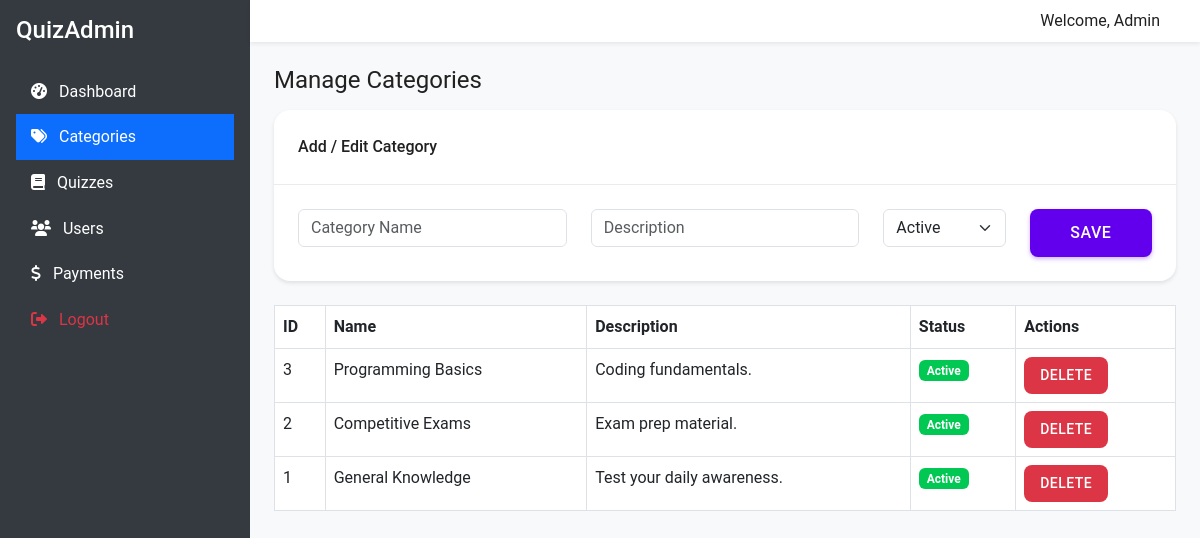
The page /admin/categories.php (signed in) on the database its author committed.
### tables this page shows
CREATE TABLE `categories` (
  `id` int(11) NOT NULL,
  `name` varchar(100) NOT NULL,
  `description` text DEFAULT NULL,
  `status` enum('active','inactive') DEFAULT 'active',
  `created_at` timestamp NOT NULL DEFAULT current_timestamp()
);

### admin/categories.php (the view, shortened to what this page needs)
<?php
require_once 'includes/header.php';
$categories = $pdo->query("SELECT * FROM categories ORDER BY id DESC")->fetchAll();
?>
<h3>Manage Categories</h3>
<div class="card mb-4">
    <div class="card-header">Add / Edit Category</div>
    <div class="card-body">
        <form method="POST">
            <div class="row">
                <div class="col-md-4">
                    <input type="text" name="name" class="form-control" placeholder="Category Name" required>
                </div>
                <div class="col-md-4">
                    <input type="text" name="description" class="form-control" placeholder="Description">
                </div>
                <div class="col-md-2">
                    <select name="status" class="form-select">
                        <option value="active">Active</option>
                    </select>
                </div>
                <div class="col-md-2">
                    <button type="submit" class="btn btn-primary w-100">Save</button>
                </div>
            </div>
        </form>
    </div>
</div>
<table class="table table-bordered bg-white">
    <thead>
        <tr>
            <th>ID</th>
            <th>Name</th>
            <th>Description</th>
            <th>Status</th>
            <th>Actions</th>
        </tr>
    </thead>
    <tbody>
        <?php foreach($categories as $cat): ?>
        <tr>
            <td><?php echo $cat['id']; ?></td>
            <td><?php echo htmlspecialchars($cat['name']); ?></td>
            <td><?php echo htmlspecialchars($cat['description']); ?></td>
            <td>
                <span class="badge bg-<?php echo $cat['status'] == 'active' ? 'success' : 'secondary'; ?>">
                    <?php echo ucfirst($cat['status']); ?>
                </span>
            </td>
            <td>
                <a href="?action=delete&id=<?php echo $cat['id']; ?>" class="btn btn-sm btn-danger" onclick="return confirm('Are you sure?')">Delete</a>
            </td>
        </tr>
        <?php endforeach; ?>
    </tbody>
</table>
<?php require_once 'includes/footer.php'; ?>

### assets/css/style.css (style rules this page uses)
:root { --primary-color: #6200ee; --primary-light: #9d46ff; --primary-dark: #0a00b6; --secondary-color: #03dac6; --secondary-light: #66fff9; --secondary-dark: #00a896; --surface-color: #ffffff; --background-color: #f5f5f5; --error-color: #b00020; --success-color: #00c853; --warning-color: #ffab00; --text-primary: #212121; --text-secondary: #666666; --text-disabled: #9e9e9e; --border-radius: 8px; --border-radius-lg: 16px; --border-radius-xl: 24px; --shadow-1: 0 2px 4px rgba(0, 0, 0, 0.1); --shadow-2: 0 4px 8px rgba(0, 0, 0, 0.12); --shadow-3: 0 8px 16px rgba(0, 0, 0, 0.14); --shadow-4: 0 16px 32px rgba(0, 0, 0, 0.16); --transition: all 0.3s cubic-bezier(0.4, 0, 0.2, 1); }
* { margin: 0; padding: 0; box-sizing: border-box; }
body { font-family: 'Roboto', 'Segoe UI', Arial, sans-serif; background-color: var(--background-color); color: var(--text-primary); line-height: 1.6; -webkit-font-smoothing: antialiased; -moz-osx-font-smoothing: grayscale; }
h1, h2, h3, h4, h5, h6 { font-weight: 500; line-height: 1.2; margin-bottom: 1rem; }
h3 { font-size: 1.5rem; font-weight: 400; letter-spacing: 0; }
.card { background-color: var(--surface-color); border-radius: var(--border-radius-lg); box-shadow: var(--shadow-1); transition: var(--transition); border: none; overflow: hidden; margin-bottom: 1.5rem; }
.card-header { background-color: transparent; border-bottom: 1px solid rgba(0, 0, 0, 0.08); padding: 1.5rem; font-weight: 500; color: var(--text-primary); display: flex; align-items: center; justify-content: space-between; }
.card-body { padding: 1.5rem; }
.badge.bg-success { background-color: var(--success-color) !important; }
.btn { padding: 0.75rem 1.5rem; border-radius: var(--border-radius); border: none; font-weight: 500; text-transform: uppercase; letter-spacing: 0.5px; transition: var(--transition); cursor: pointer; display: inline-flex; align-items: center; justify-content: center; gap: 0.5rem; text-decoration: none; position: relative; overflow: hidden; }
.btn::after { content: ''; position: absolute; top: 50%; left: 50%; width: 5px; height: 5px; background: rgba(255, 255, 255, 0.5); opacity: 0; border-radius: 100%; transform: scale(1, 1) translate(-50%); transform-origin: 50% 50%; }
.btn-primary { background-color: var(--primary-color); color: white; box-shadow: 0 2px 4px rgba(98, 0, 238, 0.3); }
.btn-sm { padding: 0.5rem 1rem; font-size: 0.875rem; }
.mb-4 { margin-bottom: 1.5rem !important; }

### rows shown on the page
categories: id "3", name "Programming Basics", description "Coding fundamentals.", status "Active"
categories: id "2", name "Competitive Exams", description "Exam prep material.", status "Active"
categories: id "1", name "General Knowledge", description "Test your daily awareness.", status "Active"
